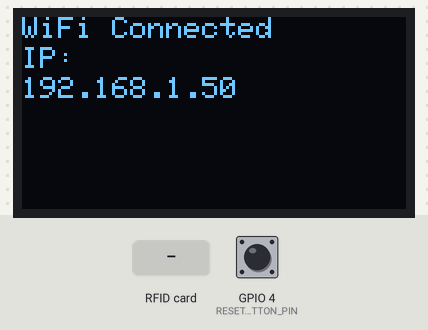
This sketch was run on a simulated ESP32. Parts: 128×64 one-colour display. The inputs (shaded band) are chosen by the test bench; at power-on: GPIO 4 (RESET_BUTTON_PIN) HIGH. WiFi joins after 1.5 s; servers stay silent unless stated; what the sketch prints to the serial monitor is not drawn.

Above: at 1.6 s.
At 7.8 s:
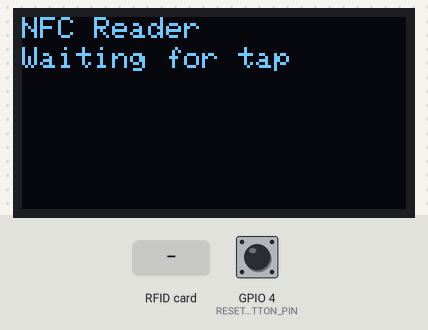
7.9 s: RFID card 5E 7A 19 C4 held to the reader
At 8.3 s:
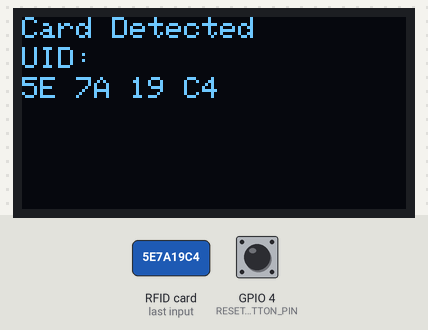
Timing chart, 0 to 10.9 s (numbered marks = the images above; inputs shaded):
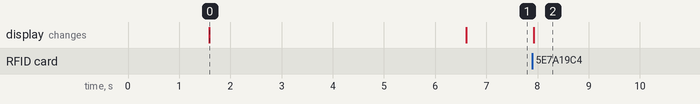

The sketch:

code.ino
```cpp
#include <Wire.h>
#include <WiFi.h>
#include <WiFiManager.h>
#include <Adafruit_PN532.h>
#include <Adafruit_GFX.h>
#include <Adafruit_SSD1306.h>
#include <WebServer.h>
#include <vector>

// OLED display setup
#define SCREEN_WIDTH 128
#define SCREEN_HEIGHT 64
#define OLED_RESET    -1
Adafruit_SSD1306 display(SCREEN_WIDTH, SCREEN_HEIGHT, &Wire, OLED_RESET);

// NFC module setup (I2C)
Adafruit_PN532 nfc(21, 22);

// WiFi reset button
#define RESET_BUTTON_PIN 4

// Web server setup
WebServer server(80);

// UID history
struct UIDEntry {
  String uid;
  String timestamp;
};
std::vector<UIDEntry> uidHistory;

// Last UID
String lastUID = "None";

// Show message on OLED
void showOLEDMessage(String line1, String line2 = "", String line3 = "") {
  display.clearDisplay();
  display.setTextSize(1);
  display.setTextColor(SSD1306_WHITE);

  int lineHeight = 10;
  int y = 0;

  if (line1 != "") { display.setCursor(0, y); display.println(line1); y += lineHeight; }
  if (line2 != "") { display.setCursor(0, y); display.println(line2); y += lineHeight; }
  if (line3 != "") { display.setCursor(0, y); display.println(line3); }

  display.display();
}

// Create web HTML content
String generateHTML() {
  String html = "<!DOCTYPE html><html><head><title>NFC Card Reader</title><meta name='viewport' content='width=device-width, initial-scale=1'>";
  html += "<style>body{font-family:Arial;}table,th,td{border:1px solid black;border-collapse:collapse;padding:5px;}</style>";
  html += "</head><body>";
  html += "<h2>NFC Card Reader</h2>";
  html += "<p><b>Device IP:</b> " + WiFi.localIP().toString() + "</p>";
  html += "<p><b>Signal Strength (RSSI):</b> " + String(WiFi.RSSI()) + " dBm</p>";
  html += "<p><b>System Status:</b> Working Fine ✅</p>";
  html += "<h3>Scan History</h3><table><tr><th>UID</th><th>Timestamp</th></tr>";

  for (auto entry : uidHistory) {
    html += "<tr><td>" + entry.uid + "</td><td>" + entry.timestamp + "</td></tr>";
  }

  html += "</table><br>";
  html += "<form action='/clear' method='POST'><button type='submit'>Clear History</button></form>";
  html += "</body></html>";
  return html;
}

// Setup function
void setup() {
  Serial.begin(115200);
  Wire.begin(21, 22);

  // OLED init
  if (!display.begin(SSD1306_SWITCHCAPVCC, 0x3C)) {
    Serial.println("OLED failed");
    while (1);
  }

  showOLEDMessage("NFC Reader", "Booting...");

  // WiFi Reset Button
  pinMode(RESET_BUTTON_PIN, INPUT_PULLUP);
  if (digitalRead(RESET_BUTTON_PIN) == LOW) {
    showOLEDMessage("WiFi Reset", "Clearing settings...");
    WiFiManager wifiManager;
    wifiManager.resetSettings();
    delay(2000);
    ESP.restart();
  }

  // Connect WiFi
  WiFiManager wifiManager;
  if (!wifiManager.autoConnect("NFC Card Reader")) {
    showOLEDMessage("WiFi Failed", "Please restart");
    delay(5000);
    ESP.restart();
  }

  Serial.print("IP: ");
  Serial.println(WiFi.localIP());
  showOLEDMessage("WiFi Connected", "IP:", WiFi.localIP().toString());
  delay(5000);  // Show IP on OLED for 5 sec

  // Init NFC
  nfc.begin();
  uint32_t versiondata = nfc.getFirmwareVersion();
  if (!versiondata) {
    showOLEDMessage("NFC Not Found", "Check wiring");
    while (1);
  }
  nfc.SAMConfig();
  showOLEDMessage("NFC Reader", "Waiting for tap");

  // Setup WebServer
  server.on("/", []() {
    server.send(200, "text/html", generateHTML());
  });

  server.on("/clear", HTTP_POST, []() {
    uidHistory.clear();
    server.send(200, "text/html", "<p>History cleared. <a href='/'>Go Back</a></p>");
  });

  server.begin();
  Serial.println("Web server started");
}

// Get timestamp (basic approximation)
String getTimestamp() {
  time_t now = millis() / 1000;
  int mins = now / 60;
  int secs = now % 60;
  return String(mins) + "m " + String(secs) + "s";
}

// Main loop
void loop() {
  server.handleClient();

  uint8_t uid[7];
  uint8_t uidLength;

  if (nfc.readPassiveTargetID(PN532_MIFARE_ISO14443A, uid, &uidLength)) {
    Serial.println("NFC Card Detected");

    lastUID = "";
    for (uint8_t i = 0; i < uidLength; i++) {
      char hex[4];
      sprintf(hex, "%02X ", uid[i]);
      lastUID += hex;
    }

    String timestamp = getTimestamp();
    uidHistory.push_back({lastUID, timestamp});

    showOLEDMessage("Card Detected", "UID:", lastUID);
    delay(3000);
    showOLEDMessage("NFC Reader", "Waiting for tap");
  }

  delay(200);
}
//developed by Yousuf Humran
```

Measured:
- after the input at 7.9 s, the display: changes at once (image 2)
- what the display in image 0 shows lasts 5.0 s, from 1.6 s to 6.6 s
